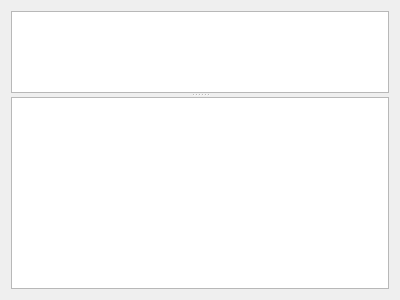
<?xml version="1.0" encoding="UTF-8"?>
<ui version="4.0">
 <class>NMediaManager::NUi::CBasePage</class>
 <widget class="QWidget" name="NMediaManager::NUi::CBasePage">
  <property name="geometry">
   <rect>
    <x>0</x>
    <y>0</y>
    <width>400</width>
    <height>300</height>
   </rect>
  </property>
  <property name="windowTitle">
   <string>Base Page</string>
  </property>
  <layout class="QVBoxLayout" name="verticalLayout">
   <item>
    <widget class="QSplitter" name="vsplitter">
     <property name="orientation">
      <enum>Qt::Vertical</enum>
     </property>
     <widget class="QTreeView" name="filesView">
      <property name="sizePolicy">
       <sizepolicy hsizetype="Expanding" vsizetype="Expanding">
        <horstretch>0</horstretch>
        <verstretch>2</verstretch>
       </sizepolicy>
      </property>
      <property name="editTriggers">
       <set>QAbstractItemView::EditKeyPressed|QAbstractItemView::SelectedClicked</set>
      </property>
      <property name="alternatingRowColors">
       <bool>true</bool>
      </property>
      <property name="sortingEnabled">
       <bool>true</bool>
      </property>
     </widget>
     <widget class="QPlainTextEdit" name="log">
      <property name="lineWrapMode">
       <enum>QPlainTextEdit::NoWrap</enum>
      </property>
      <property name="readOnly">
       <bool>true</bool>
      </property>
     </widget>
    </widget>
   </item>
  </layout>
 </widget>
 <resources/>
 <connections/>
</ui>
